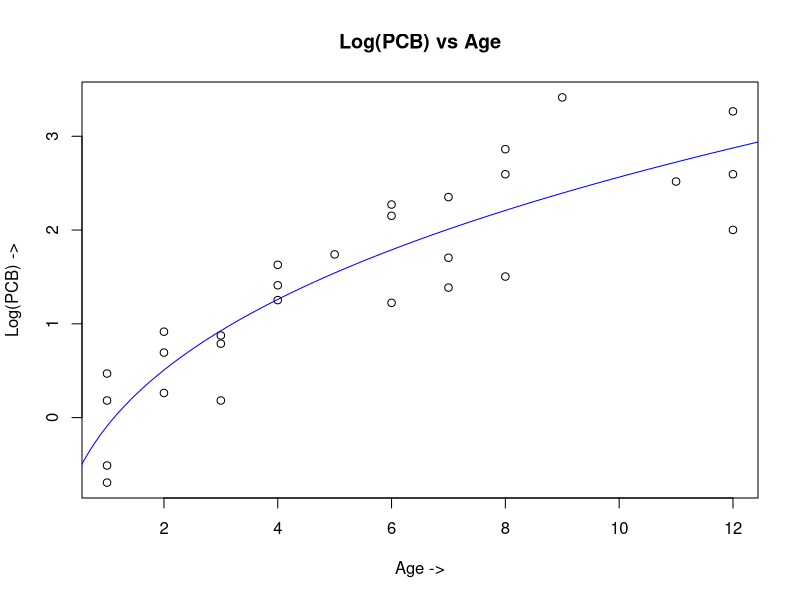
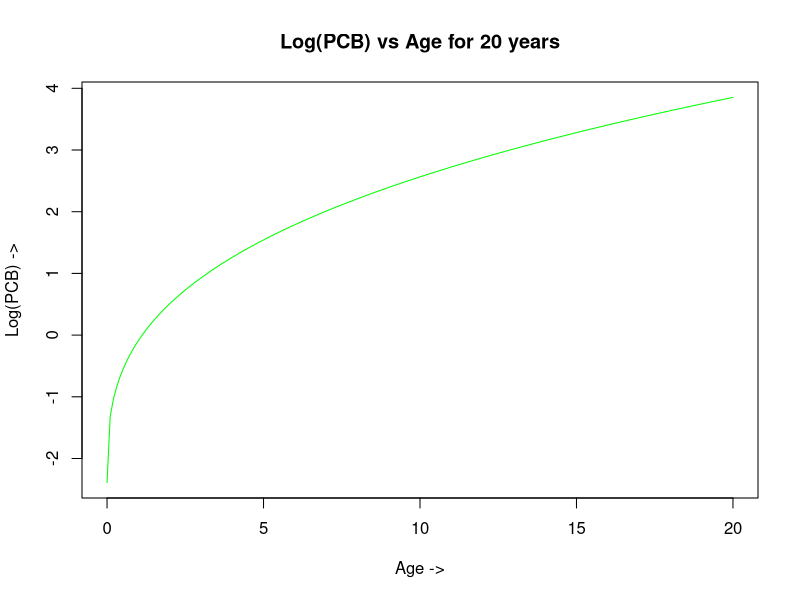
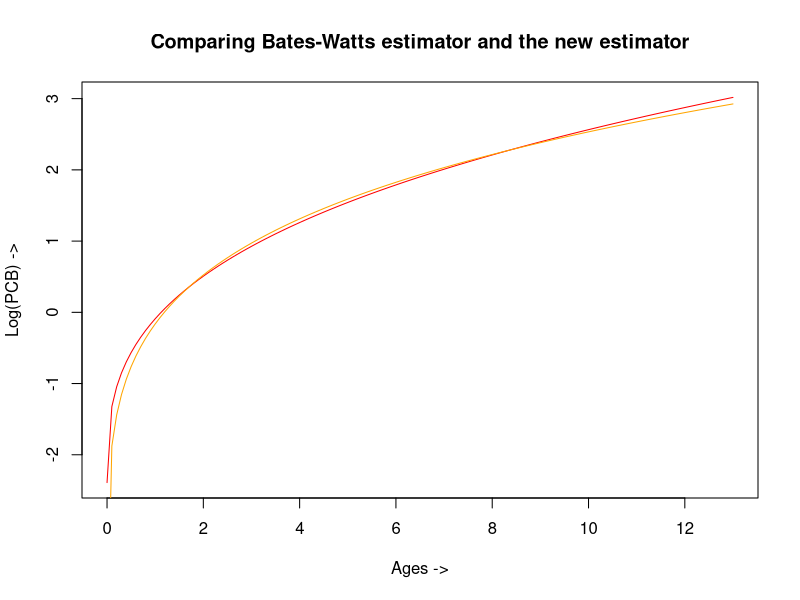

Reproduce these figures in R, in order.
## ---- chunk 1
#Task 1 - Reproducing the plot for age vs. log(PCB)

ages <- seq(from=0, to=13, by=0.1)
a <- -2.3907
b <- 2.300
l <- a + b*ages^(1/3)
trout.age <- c(1, 1, 1, 1, 2, 2, 2, 3, 3, 3, 4,4, 4, 5, 6, 6, 6, 7, 7, 7, 8, 8,
               8, 9, 11, 12, 12, 12)
trout.pcb <- c(0.6 , 1.6, 0.5, 1.2, 2.0, 1.3, 2.5,2.2, 2.4, 1.2, 3.5, 4.1, 5.1, 5.7,
               3.4, 9.7, 8.6, 4.0, 5.5, 10.5, 17.5,13.4, 4.5, 30.4, 12.4, 13.4, 26.2, 7.4)
plot(x=trout.age, y=log(trout.pcb), main="Log(PCB) vs Age", xlab = "Age ->", ylab = "Log(PCB) ->")
lines(x=ages, y=l, type="l", col="blue")

## ---- chunk 2

#Task 2 - Rewrite log(PCB) as a function

calc_PCB = function(a, b, age) {
  predicted_l <- a + b*age^(1/3)
  return (predicted_l)
}

## ---- chunk 3

#Task 3 - Extend ages to 20 years

ages_20 <- seq(from=0, to=20, by=0.1)
plot(x=ages_20, y=calc_PCB(a,b,ages_20), "l", col="green", main="Log(PCB) vs Age for 20 years", 
     xlab="Age ->", ylab="Log(PCB) ->")
## ---- chunk 4
#Task 4 - Get Maximum
print(paste0("Maximum value is :", max(calc_PCB(a,b,ages_20))))
## ---- chunk 5

#Task 5 - Non-linear model

a2 = -4.865
b2 = 4.7016
c2 = 0.1969

## ---- chunk 6

# Task 5.1 - Rewrite log equation function

calc_PCB2 = function(a,b,c,age) {
  predicted_l = a + b * (age^c) 
  return (predicted_l)
}

## ---- chunk 7

# Task 5.2 - Compare

fixed_age = 10
value_BWEstimator = calc_PCB(a,b,fixed_age)
value_newEstimator = calc_PCB2(a2,b2,c2,fixed_age)

value_newEstimator == value_BWEstimator
## ---- chunk 8

# Task 5.3 - Plot both equations

plot(x=ages, y=l, type="l", col="red", ylab = "Log(PCB) ->", xlab = "Ages ->", 
     main="Comparing Bates-Watts estimator and the new estimator")
lines(ages, calc_PCB2(a2,b2,c2,ages), type="l", col="orange")

